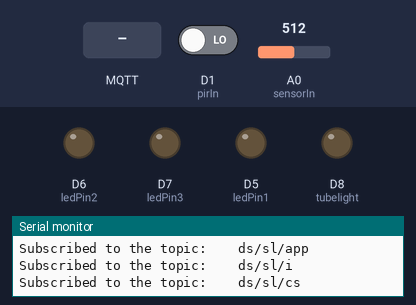
This sketch was run on a simulated ESP8266 (NodeMCU). Parts: output pins drawn as LEDs (lit = HIGH), the last lines printed to the serial monitor. Inputs (shaded band) come from the test bench; at power-on: D1 (pirIn) LOW, A0 (sensorIn) = 512. WiFi joins after 1.5 s; servers stay silent unless stated; random numbers use the default seed unless the sketch sets one; no MQTT or app messages arrive unless stated.

Above: at 2.8 s.
2.9 s: MQTT message "Got 1" arrives on the first subscribed topic
At 3.9 s:
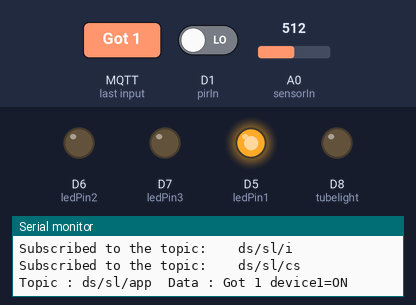
4.4 s: MQTT message "2" arrives on the second subscribed topic
At 5.0 s:
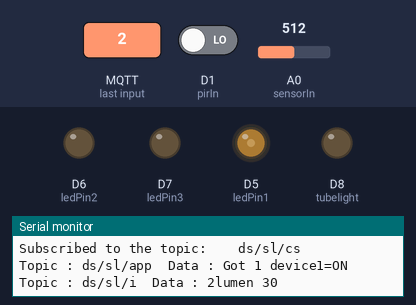
5.9 s: D1 (pirIn) driven HIGH
At 6.2 s:
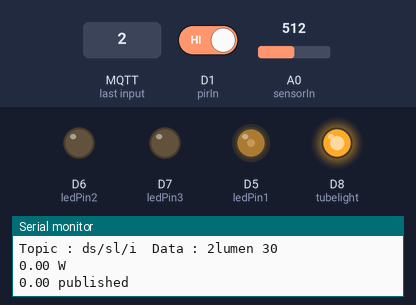
7.4 s: MQTT message "Got 0" arrives on the first subscribed topic
At 8.5 s:
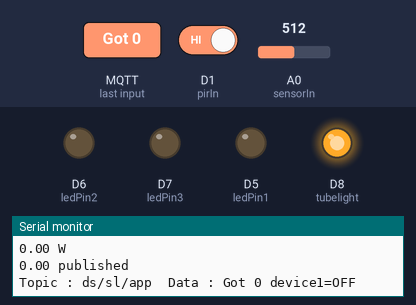
8.9 s: MQTT message "1" arrives on the first subscribed topic
At 9.7 s:
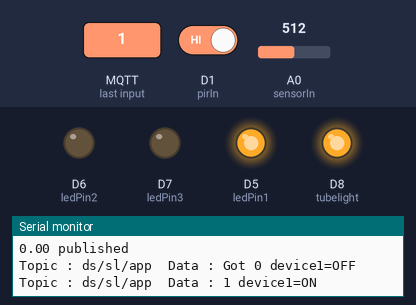
10.4 s: MQTT message "Got 0" arrives on the second subscribed topic
At 10.8 s:
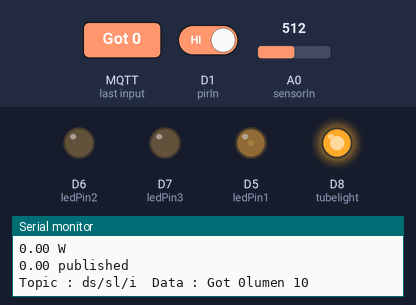
Timing chart, 0 to 12.9 s (numbered marks = the images above; inputs shaded):
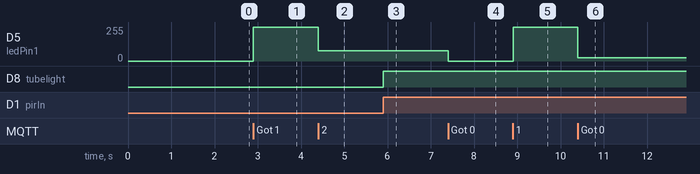

Measured:
- after the input at 2.9 s, D5 (ledPin1): 0/255 → 255/255 at once
- after the input at 4.4 s, D5 (ledPin1): 255/255 → 76/255 at once
- after the input at 5.9 s, D8 (tubelight): LOW → HIGH at once
- after the input at 7.4 s, D5 (ledPin1): 76/255 → 0/255 at once
- after the input at 8.9 s, D5 (ledPin1): 0/255 → 255/255 at once
- after the input at 10.4 s, D5 (ledPin1): 255/255 → 25/255 at once

The sketch:

MQTTfinalV6_Watt_PIR_Added.ino
```cpp
/*                  (____/
 * zakir.hasan@datasoft-bd.com
 *
 */
#include <ESP8266WiFi.h>
#include <PubSubClient.h>
//#include <dht.h>
//dht DHT;


#define pirIn D1 //
#define ledPin1 D5 // ONBOARD LED WORKS OPPOSITE
#define ledPin2 D6 // Pin
#define ledPin3 D7 //
#define tubelight D8 //

#define sensorIn A0 //Current Sensor Pin

volatile int state = LOW;

double Power;

int mVperAmp = 66; // use 100 for 20A Module and 66 for 30A Module

double VRMS;
double AmpsRMS;
double Watts;
float result;

int readValue;             //value read from the sensor
int maxValue = 0;          // store max value here
int minValue = 1024;       // store min value here

// Define NodeMCU D3 pin to as temperature data pin of  DHT11
//#define DHT11_PIN D3

// Update these with values suitable for your network.
const char* ssid = "DataSoft_WiFi";
const char* password = "support123";
//const char* mqtt_server = "broker.mqtt-dashboard.com";
const char* mqtt_server = "182.48.84.180";

WiFiClient espClient;
PubSubClient client(espClient);

long lastMsgTime = 0;
char msg[5];
int dutycycle=0;
//int value = 0;

void setup() {


  pinMode(ledPin1,OUTPUT);
  pinMode(ledPin2,OUTPUT);
  pinMode(ledPin3,OUTPUT);
  pinMode(tubelight,OUTPUT);

  attachInterrupt(pirIn, toggleLight, CHANGE);

  analogWrite(ledPin1, 0);
  digitalWrite(ledPin2, LOW);
  digitalWrite(ledPin3, LOW);
  digitalWrite(tubelight, LOW);

  analogWriteFreq(500); //Set PWM frequency 500, default is 1000
  analogWriteRange(100);  //Set range 0~255, default is 0~1023
  //delay(100);
  Serial.begin(9600);

  setup_wifi();
  client.setServer(mqtt_server, 1883);
  client.setCallback(callback);

}//setup ends here

void loop() {
  if (!client.connected()) {
    reconnect();
  }
  client.loop();

  Power = getVPP();

//  long now = millis();
//  // read DHT11 sensor every given seconds
//  if (now - lastMsgTime > 5000) {
//     lastMsgTime = now;
//
//     //Write code here
//
//     //Serial.println(dutycycle);
//  }
//
}//loop ends here


void setup_wifi() {
   delay(100);
  // We start by connecting to a WiFi network
    Serial.print("Connecting to ");
    Serial.println(ssid);
    WiFi.begin(ssid, password);
    while (WiFi.status() != WL_CONNECTED)
    {
      delay(500);
      Serial.print(".");
    }
  randomSeed(micros());
  Serial.println("");
  Serial.println("WiFi connected");
  Serial.println("IP address: ");
  Serial.println(WiFi.localIP());
}

void callback(char* topic, byte* payload, unsigned int length)
{
  Serial.print("Topic : ");
  Serial.print(topic);
  Serial.print("  Data : ");
//  int p =(char)payload[0]-'0';
//  Serial.println(p);

    // char receivedChar;

        if (strcmp(topic,"ds/sl/st")==0) {

            sendStatus();

        }


        if (strcmp(topic,"ds/sl/app")==0){

          char receivedChar;

          for (int i=0;i<length;i++) {
              receivedChar = (char)payload[i];
              Serial.print(receivedChar);

            //  if (receivedChar == '0'){
            //    Serial.println("Got 0");
            //  }
            //
            //  if (receivedChar == '1')
            //   Serial.println("Got 1");
          }


        // whatever you want for this topic
              // if MQTT comes a 0 message, show humidity
          if(receivedChar=='0')
          {
            analogWrite(ledPin1, 0); //
            Serial.println(" device1=OFF");
          }
          // if MQTT comes a 1 message, show temperature
          if(receivedChar=='1')
          {
           analogWrite(ledPin1, 100);
           Serial.println(" device1=ON");

          }
            if(receivedChar=='2')
          {
           digitalWrite(ledPin2, LOW);
           Serial.println(" device2=OFF");

          }

            if(receivedChar=='3')
          {
           digitalWrite(ledPin2, HIGH);
           Serial.println(" device2=ON");

          }
              if(receivedChar=='4')
          {
           digitalWrite(ledPin3, LOW);
           Serial.println(" device3=OFF");

          }
              if(receivedChar=='5')
          {
           digitalWrite(ledPin3, HIGH);
           Serial.println(" device3=ON");
          }
      }


      if (strcmp(topic,"ds/sl/i")==0) {

            char pwm;
            //message_buff[i] = payload[i];
            for (int i=0;i<length;i++) {
                pwm  = (char)payload[i];
                Serial.print(pwm);


             //if(!(analogRead(D1)==0)){
                if (pwm == '0'){
                    dutycycle=10;
                    analogWrite(ledPin1, dutycycle);
                    Serial.println("lumen 10");
                }

                if (pwm == '1'){
                    dutycycle=20;
                    analogWrite(ledPin1, dutycycle);
                    Serial.println("lumen 20");
                }
                if (pwm == '2'){
                    dutycycle=30;
                    analogWrite(ledPin1, dutycycle);
                    Serial.println("lumen 30");
                }
                if (pwm == '3'){
                    dutycycle=40;
                    analogWrite(ledPin1, dutycycle);
                    Serial.println("lumen 40");
                }
                if (pwm == '4'){
                    dutycycle=50;
                    analogWrite(ledPin1, dutycycle);
                    Serial.println("lumen 50");
                }
                if (pwm == '5'){
                    dutycycle=60;
                    analogWrite(ledPin1, dutycycle);
                    Serial.println("lumen 60");
                }
                if (pwm == '6'){
                    dutycycle=70;
                    analogWrite(ledPin1, dutycycle);
                    Serial.println("lumen 70");
                }
                if (pwm == '7'){
                    dutycycle=80;
                    analogWrite(ledPin1, dutycycle);
                    Serial.println("lumen 80");
                }
                if (pwm == '8'){
                    dutycycle=90;
                    analogWrite(ledPin1, dutycycle);
                    Serial.println("lumen 90");
                }
                if (pwm == '9'){
                    dutycycle=100;
                    analogWrite(ledPin1, dutycycle);
                    Serial.println("lumen 100");
                }
             //}

            }
            //Serial.print(" pwm : ");
            //Serial.print(pwm);


      }

   Serial.println();

} //end callback


void reconnect() {
  // Loop until we're reconnected
  while (!client.connected())
  {
    Serial.print("Attempting MQTT connection...");
    // Create a random client ID
    String clientId = "ESP8266Client-";
    clientId += String(random(0xffff), HEX);
    // Attempt to connect
    //if you MQTT broker has clientID,username and password
    //please change following line to    if (client.connect(clientId,userName,passWord))
    if (client.connect(clientId.c_str()))
    {
      Serial.println("connected");
     //once connected to MQTT broker, subscribe command if any
      client.subscribe("ds/sl/app");
      Serial.println("Subscribed to the topic:    ds/sl/app");
      client.subscribe("ds/sl/i");
      Serial.println("Subscribed to the topic:    ds/sl/i");
      client.subscribe("ds/sl/st");
      Serial.println("Subscribed to the topic:    ds/sl/cs");
    } else {
      Serial.print("failed, rc=");
      Serial.print(client.state());
      Serial.println(" try again in 5 seconds");
      // Wait 6 seconds before retrying
      delay(6000);
    }
  }
} //end reconnect()


void sendStatus(){
           //int led0 = DHT.read11(DHT11_PIN);
           //if((analogRead(D1) > 0)){     //analogRead fucntion won't work for reading pwm dutycycle

             //String msg="3";     //msg = msg+"%";     //msg=msg+"1";  doesn't work cause integer
             String msg = String(dutycycle);
             char message[20];
             msg.toCharArray(message,20);

             //publish sensor data to MQTT broker
             client.publish("ds/sl/cs", message);
             Serial.print(message);
             Serial.println(" published");


           if((digitalRead(D2) == HIGH)){

             String msg="3";     //msg = msg+"%";     //msg=msg+"1";  doesn't work cause integer
             char message[20];
             msg.toCharArray(message,20);

             //publish sensor data to MQTT broker
             client.publish("ds/sl/cs", message);
             Serial.print(message);
             Serial.println(" published");

           }

           if((digitalRead(D3) == HIGH)){

             String msg="5";     //msg = msg+"%";     //msg=msg+"1";  doesn't work cause integer
             char message[20];
             msg.toCharArray(message,20);

             //publish sensor data to MQTT broker
             client.publish("ds/sl/cs", message);
             Serial.print(message);
             Serial.println(" published");

           }

}


double getVPP()
{
    //Serial.println("I'm here ");

   //long start_time = millis();
   long now = millis();
   if((now - lastMsgTime) > 5000) //sample for 1 Sec
   {
       lastMsgTime = now;
       //Write code here
       readValue = analogRead(sensorIn);
       //Serial.println(readValue);
       // see if you have a new maxValue
       if (readValue > maxValue)
       {
           /*record the maximum sensor value*/
           maxValue = readValue;
       }
       else if (readValue < minValue)
       {
           /*record the maximum sensor value*/
           minValue = readValue;
       }

          // Subtract min from max
       result = ((maxValue - minValue) * 3.4)/1024.0;
       //Serial.println(result);

       VRMS = (result/2.0) * 0.707;
       AmpsRMS = (VRMS * 1000)/mVperAmp;

       if(AmpsRMS<.17){
        Watts=0;
        Serial.print(Watts);
        Serial.println(" W");
       }else{
         Watts=(AmpsRMS)*210;
        Serial.print(Watts);
        Serial.println(" W");
       }

       sendWatt();

   }

   return Watts;
 }


 void sendWatt(){

             String msg = String(Watts);
             char message[20];
             msg.toCharArray(message,20);

             //publish sensor data to MQTT broker
             client.publish("ds/sl/wt", message);
             Serial.print(message);
             Serial.println(" published");

}


void toggleLight(){

    state = !state;

    digitalWrite(tubelight,state);


}
```
